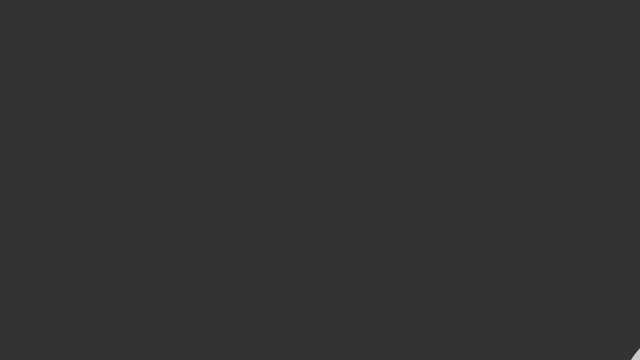
Frame 1 (no input)
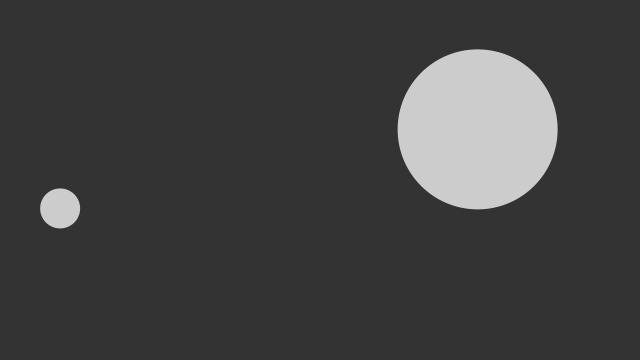
Frame 60 (the mouse pressed at the canvas centre just before this capture)
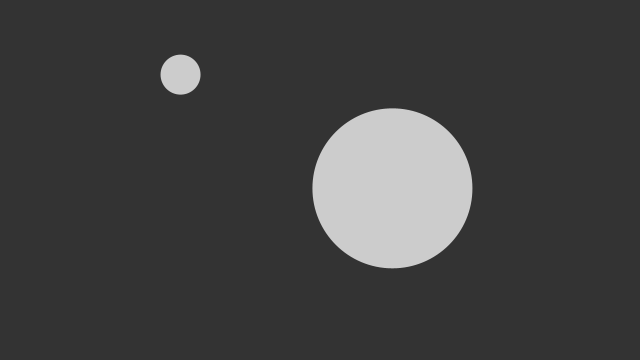
Frame 120 (the mouse held since frame 60 and released just before this capture)

The Processing sketch that drew these frames (run headless with seeded random() and noise(); from frame 60 on, the mouse is pressed at the canvas centre):

// Processing sketch: CircleCollision
// ── CircleCollision.pde
/**
 * Circle Collision with Swapping Velocities
 * by Ira Greenberg. 
 * 
 * Based on Keith Peter's Solution in
 * Foundation Actionscript Animation: Making Things Move!
 */
 
Ball[] balls =  { 
  new Ball(100, 400, 20), 
  new Ball(700, 400, 80) 
};

void setup() {
  size(640, 360);
}

void draw() {
  background(51);

  for (Ball b : balls) {
    b.update();
    b.display();
    b.checkBoundaryCollision();
  }
  
  balls[0].checkCollision(balls[1]);
}

// ── Ball.pde
class Ball {
  PVector position;
  PVector velocity;

  float radius, m;

  Ball(float x, float y, float r_) {
    position = new PVector(x, y);
    velocity = PVector.random2D();
    velocity.mult(3);
    radius = r_;
    m = radius*.1;
  }

  void update() {
    position.add(velocity);
  }

  void checkBoundaryCollision() {
    if (position.x > width-radius) {
      position.x = width-radius;
      velocity.x *= -1;
    } else if (position.x < radius) {
      position.x = radius;
      velocity.x *= -1;
    } else if (position.y > height-radius) {
      position.y = height-radius;
      velocity.y *= -1;
    } else if (position.y < radius) {
      position.y = radius;
      velocity.y *= -1;
    }
  }

  void checkCollision(Ball other) {

    // Get distances between the balls components
    PVector distanceVect = PVector.sub(other.position, position);

    // Calculate magnitude of the vector separating the balls
    float distanceVectMag = distanceVect.mag();

    // Minimum distance before they are touching
    float minDistance = radius + other.radius;

    if (distanceVectMag < minDistance) {
      float distanceCorrection = (minDistance-distanceVectMag)/2.0;
      PVector d = distanceVect.copy();
      PVector correctionVector = d.normalize().mult(distanceCorrection);
      other.position.add(correctionVector);
      position.sub(correctionVector);

      // get angle of distanceVect
      float theta  = distanceVect.heading();
      // precalculate trig values
      float sine = sin(theta);
      float cosine = cos(theta);

      /* bTemp will hold rotated ball positions. You 
       just need to worry about bTemp[1] position*/
      PVector[] bTemp = {
        new PVector(), new PVector()
      };

      /* this ball's position is relative to the other
       so you can use the vector between them (bVect) as the 
       reference point in the rotation expressions.
       bTemp[0].position.x and bTemp[0].position.y will initialize
       automatically to 0.0, which is what you want
       since b[1] will rotate around b[0] */
      bTemp[1].x  = cosine * distanceVect.x + sine * distanceVect.y;
      bTemp[1].y  = cosine * distanceVect.y - sine * distanceVect.x;

      // rotate Temporary velocities
      PVector[] vTemp = {
        new PVector(), new PVector()
      };

      vTemp[0].x  = cosine * velocity.x + sine * velocity.y;
      vTemp[0].y  = cosine * velocity.y - sine * velocity.x;
      vTemp[1].x  = cosine * other.velocity.x + sine * other.velocity.y;
      vTemp[1].y  = cosine * other.velocity.y - sine * other.velocity.x;

      /* Now that velocities are rotated, you can use 1D
       conservation of momentum equations to calculate 
       the final velocity along the x-axis. */
      PVector[] vFinal = {  
        new PVector(), new PVector()
      };

      // final rotated velocity for b[0]
      vFinal[0].x = ((m - other.m) * vTemp[0].x + 2 * other.m * vTemp[1].x) / (m + other.m);
      vFinal[0].y = vTemp[0].y;

      // final rotated velocity for b[0]
      vFinal[1].x = ((other.m - m) * vTemp[1].x + 2 * m * vTemp[0].x) / (m + other.m);
      vFinal[1].y = vTemp[1].y;

      // hack to avoid clumping
      bTemp[0].x += vFinal[0].x;
      bTemp[1].x += vFinal[1].x;

      /* Rotate ball positions and velocities back
       Reverse signs in trig expressions to rotate 
       in the opposite direction */
      // rotate balls
      PVector[] bFinal = { 
        new PVector(), new PVector()
      };

      bFinal[0].x = cosine * bTemp[0].x - sine * bTemp[0].y;
      bFinal[0].y = cosine * bTemp[0].y + sine * bTemp[0].x;
      bFinal[1].x = cosine * bTemp[1].x - sine * bTemp[1].y;
      bFinal[1].y = cosine * bTemp[1].y + sine * bTemp[1].x;

      // update balls to screen position
      other.position.x = position.x + bFinal[1].x;
      other.position.y = position.y + bFinal[1].y;

      position.add(bFinal[0]);

      // update velocities
      velocity.x = cosine * vFinal[0].x - sine * vFinal[0].y;
      velocity.y = cosine * vFinal[0].y + sine * vFinal[0].x;
      other.velocity.x = cosine * vFinal[1].x - sine * vFinal[1].y;
      other.velocity.y = cosine * vFinal[1].y + sine * vFinal[1].x;
    }
  }

  void display() {
    noStroke();
    fill(204);
    ellipse(position.x, position.y, radius*2, radius*2);
  }
}
